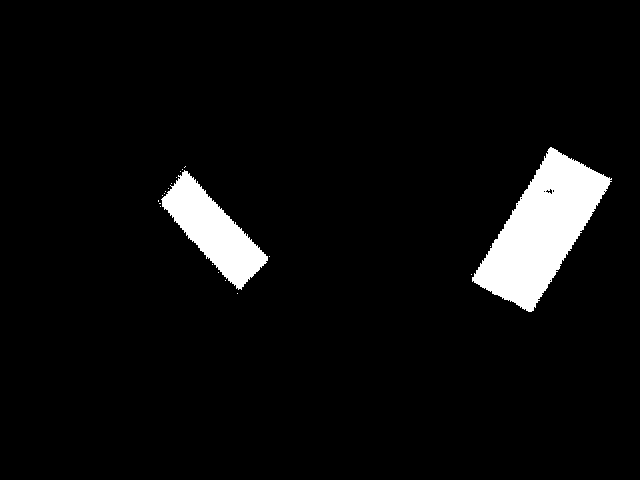
#> input picture GRIP/images/2019-01-09_00-57-35-005.png, 640 x 480 px
$ python contourtest.py   (older library calls are emulated)
#> lines starting #> are read from the running program, lines starting #| are printed output that depends on the picture; after the words box and inside, x2 and y2 are one past the last pixel; in counts of white or black regions, pixels touching at a corner belong together
import numpy as np
import cv2

im = cv2.imread('images/2019-01-09_00-57-35-005.png')
#> im is the input picture: shape (480, 640, 3); 5.2% white; 21 white regions (19 under 20 px), largest, box (x1, y1, x2, y2) and area: (472, 147, 612, 312) 10734, (161, 170, 268, 290) 5190
imgray = cv2.cvtColor(im,cv2.COLOR_BGR2GRAY)
#> imgray: shape (480, 640); 5.2% white; 21 white regions (19 under 20 px)
ret,thresh = cv2.threshold(imgray,127,255,0)
im2,contours, hierarchy = cv2.findContours(thresh,cv2.RETR_TREE,cv2.CHAIN_APPROX_SIMPLE)
#> contours = 28 contours, 25 with area under 20; largest, box (x1, y1, x2, y2) and area: (472, 147, 612, 312) 10501, (161, 170, 268, 290) 4991, (545, 188, 553, 195) 22
cv2.drawContours(im, contours, -1, (0,255,0), 3)
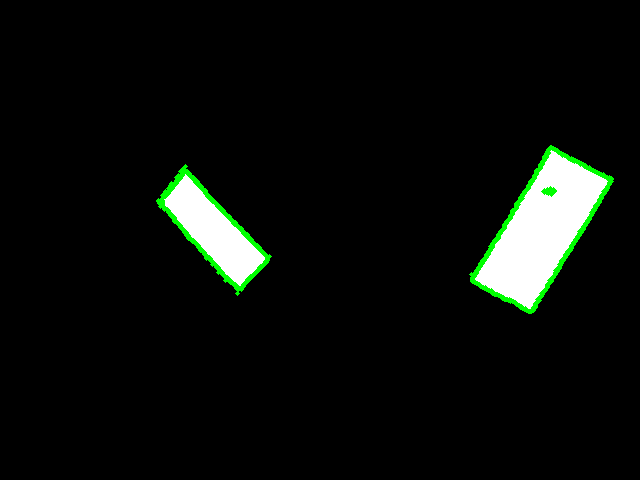
#> im: shape (480, 640, 3); 1.3% of pixels changed, all inside (x1, y1, x2, y2) = (156, 145, 614, 314)
cv2.imshow('frame',im)
if cv2.waitKey(1) & 0xFF == ord('q'):

    # When everything done, release the capture
#> (key q is pressed here)
#> (the run stopped early here; a loop or call above may not have finished)

$ run again, with GRIP/images/2019-01-09_00-57-29-846.png copied over GRIP/images/2019-01-09_00-57-35-005.png
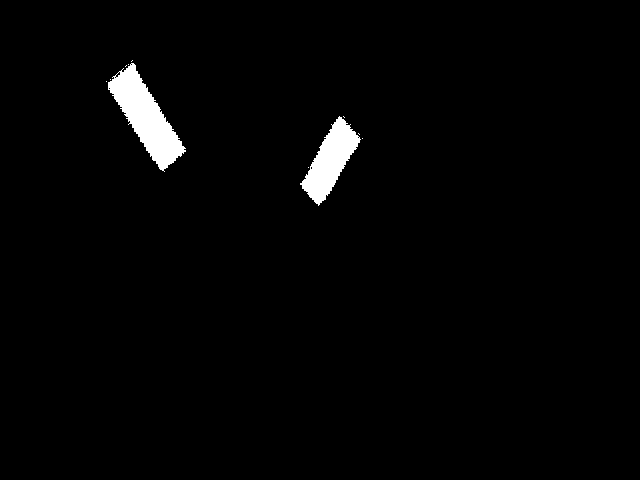
#> input picture GRIP/images/2019-01-09_00-57-29-846.png, 640 x 480 px
#> im is the input picture: shape (480, 640, 3); 1.9% white; 11 white regions (9 under 20 px), largest, box (x1, y1, x2, y2) and area: (108, 63, 186, 172) 3418, (300, 116, 361, 206) 2407
#> imgray: shape (480, 640); 1.9% white; 11 white regions (9 under 20 px)
#> contours = 17 contours, 15 with area under 20; largest, box (x1, y1, x2, y2) and area: (108, 63, 186, 172) 3269, (300, 116, 361, 206) 2290
#> `cv2.drawContours(im, contours, -1, (0,255,0), 3)`:
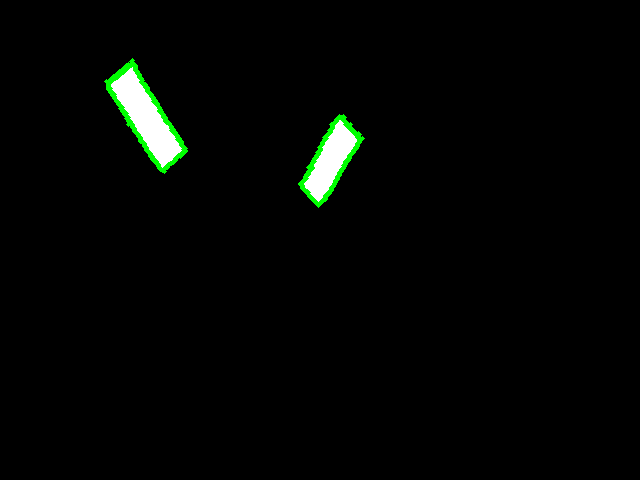
#> im: shape (480, 640, 3); 0.81% of pixels changed, all inside (x1, y1, x2, y2) = (104, 58, 365, 208)

$ run again, with GRIP/images/2019-01-09_00-57-31-902.png copied over GRIP/images/2019-01-09_00-57-35-005.png
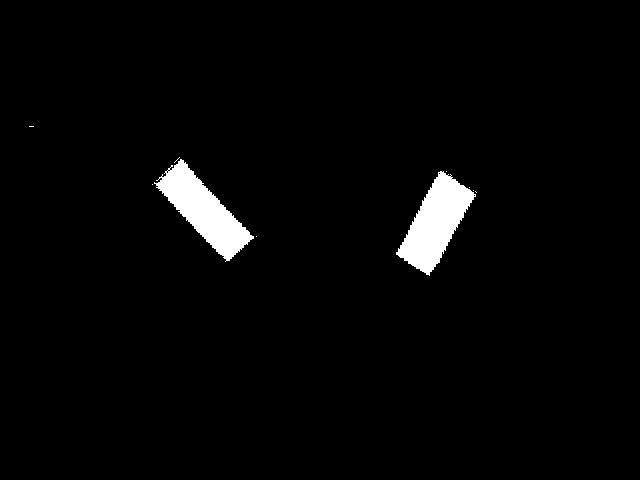
#> input picture GRIP/images/2019-01-09_00-57-31-902.png, 640 x 480 px
#> im is the input picture: shape (480, 640, 3); 2.6% white; 10 white regions (8 under 20 px), largest, box (x1, y1, x2, y2) and area: (396, 171, 476, 276) 3969, (154, 159, 254, 262) 3915
#> imgray: shape (480, 640); 2.6% white; 10 white regions (8 under 20 px)
#> contours = 14 contours, 12 with area under 20; largest, box (x1, y1, x2, y2) and area: (396, 171, 476, 276) 3812, (154, 159, 254, 262) 3742
#> `cv2.drawContours(im, contours, -1, (0,255,0), 3)`:
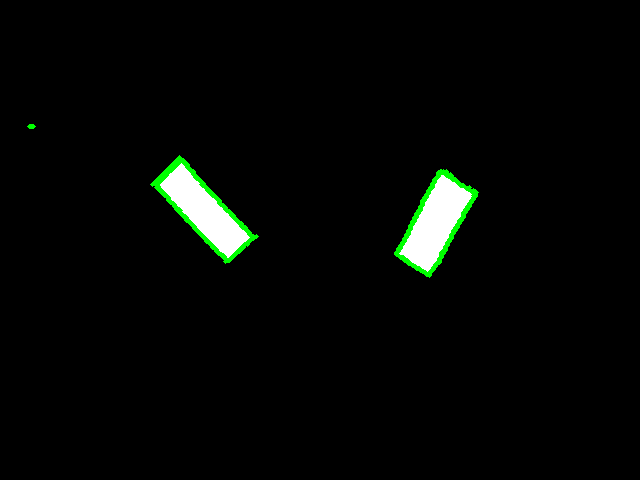
#> im: shape (480, 640, 3); 0.92% of pixels changed, all inside (x1, y1, x2, y2) = (27, 124, 479, 278)
